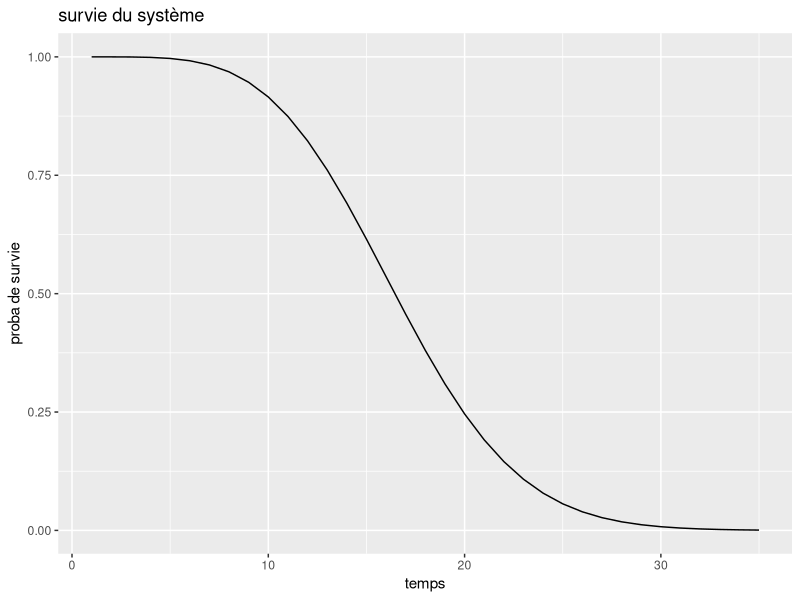
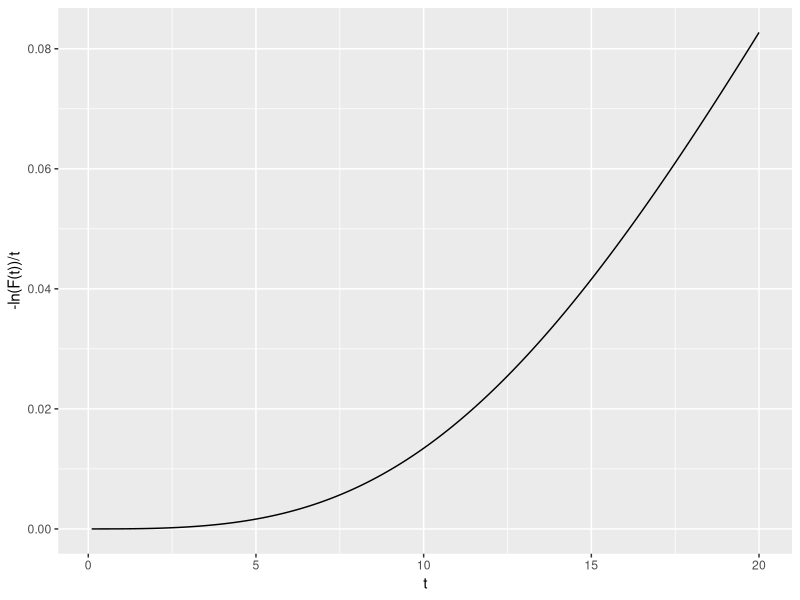
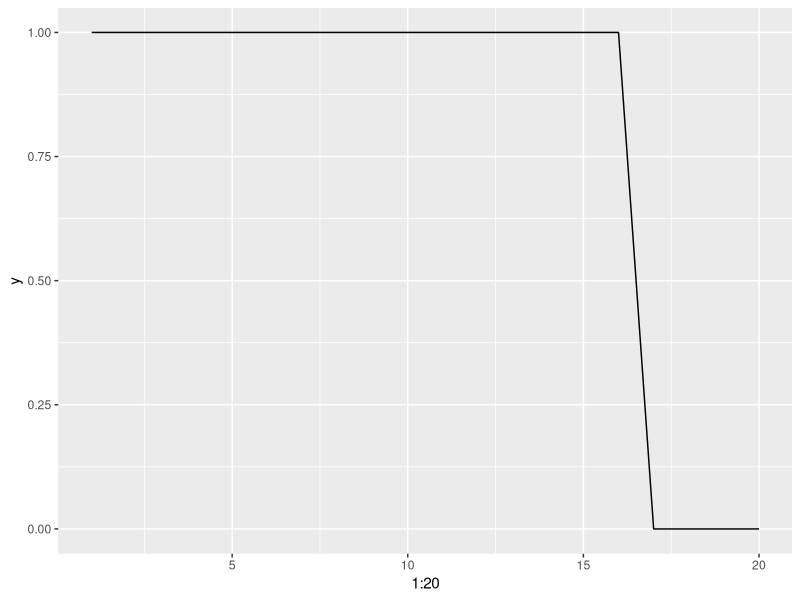
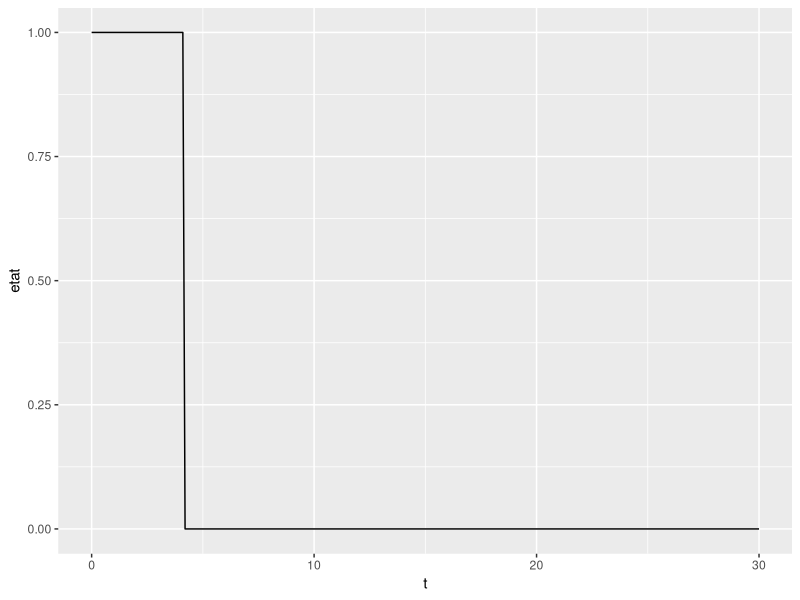
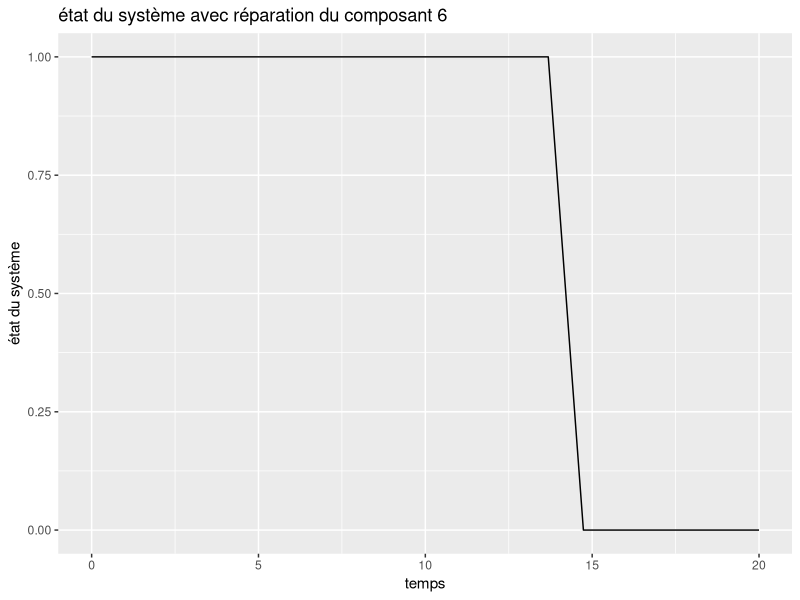

R code for these plots, in order: (Note: this script raises an error after producing the figures.)
library(magrittr)
library(dplyr)
library(ggplot2)

# TP 1 

## Question 1

phi <- function(x){
  rep <- ((x[3]*(1-(1-x[1])*(1-x[2]))*(1-(1-x[4])*(1-x[5])))+(1-x[3])*(1-(1-x[1]*x[4])*(1-x[2]*x[5])))*(1-(1-x[6]*x[7])*(1-x[8])*(1-x[9]))
  return(rep)
}

## Question 2

phi_function <- function(loi, lambda, beta, t){
  R1 <- 1-loi(t, shape = beta, scale = lambda)
  R2 <- 1-loi(t, shape = beta, scale = lambda)
  R3 <- 1-loi(t, shape = beta, scale = lambda)
  R4 <- 1-loi(t, shape = beta, scale = lambda)
  R5 <- 1-loi(t, shape = beta, scale = lambda)
  R6 <- 1-loi(t, shape = beta, scale = lambda)
  R7 <- 1-loi(t, shape = beta, scale = lambda)
  R8 <- 1-loi(t, shape = beta, scale = lambda)
  R9 <- 1-loi(t, shape = beta, scale = lambda)
  rep <- ((R3[t]*(1-(1-R1[t])*(1-R2[t]))*(1-(1-R4[t])*(1-R5[t])))+(1-R3[t])*(1-(1-R1[t]*R4[t])*(1-R2[t]*R5[t])))*(1-(1-R6[t]*R7[t])*(1-R8[t])*(1-R9[t]))
  return(rep)
}




## Question 3

# plot(phi_function(pweibull, 20, 2, 0:35), type = 'l')

g <- ggplot() +
  geom_line(aes(x = 1:35, y = phi_function(pweibull, 20, 2, 0:35))) +
  labs(title = "survie du système",
       x = "temps",
       y = "proba de survie")

g

## Question 4

# survie <- function(lambda, beta, t){
#   R1 <- 1-pweibull(t, shape = beta, scale = lambda)
#   R2 <- 1-pweibull(t, shape = beta, scale = lambda)
#   R3 <- 1-pweibull(t, shape = beta, scale = lambda)
#   R4 <- 1-pweibull(t, shape = beta, scale = lambda)
#   R5 <- 1-pweibull(t, shape = beta, scale = lambda)
#   R6 <- 1-pweibull(t, shape = beta, scale = lambda)
#   R7 <- 1-pweibull(t, shape = beta, scale = lambda)
#   R8 <- 1-pweibull(t, shape = beta, scale = lambda)
#   R9 <- 1-pweibull(t, shape = beta, scale = lambda)
#   rep <- -log(((R3[t]*(1-(1-R1[t])*(1-R2[t]))*(1-(1-R4[t])*(1-R5[t])))+(1-R3[t])*(1-(1-R1[t]*R4[t])*(1-R2[t]*R5[t])))*(1-(1-R6[t]*R7[t])*(1-R8[t])*(1-R9[t]))/t)
#   # rep <- -log(rep)/t
#   return(rep)
#   # rep <- -log(1 - phi_function(lambda, beta, t))/t
# }

survie <- function(lambda, beta, t){
  rep=NULL
  for(i in 1:length(t)){
    R1 <- 1-pweibull(t[i], shape = beta, scale = lambda)
    R2 <- 1-pweibull(t[i], shape = beta, scale = lambda)
    R3 <- 1-pweibull(t[i], shape = beta, scale = lambda)
    R4 <- 1-pweibull(t[i], shape = beta, scale = lambda)
    R5 <- 1-pweibull(t[i], shape = beta, scale = lambda)
    R6 <- 1-pweibull(t[i], shape = beta, scale = lambda)
    R7 <- 1-pweibull(t[i], shape = beta, scale = lambda)
    R8 <- 1-pweibull(t[i], shape = beta, scale = lambda)
    R9 <- 1-pweibull(t[i], shape = beta, scale = lambda)
    rep[i] <- -log(((R3*(1-(1-R1)*(1-R2))*(1-(1-R4)*(1-R5)))+(1-R3)*(1-(1-R1*R4)*(1-R2*R5)))*(1-(1-R6*R7)*(1-R8)*(1-R9)))/t[i]
  }
  return(rep)
}


# survie(20, 2, seq(0.1, 20, 0.1))

g <- ggplot() +
  geom_line(aes(x = seq(0.1, 20, 0.1), y = survie(20, 2, seq(0.1, 20, 0.1)))) +
  labs(x = "t",
       y = "-ln(F(t))/t")

g


# Question 5 
# simulation d'une loi de weibull avec la méthode des quantile. 

inverse_pweibull <- function(lambda, beta, u){
  rep <- lambda*(-(log(1-u)^(1/beta)))
  return(rep)
}

phi2 <- function(a, n, lambda, beta){
  t <- seq(0, a,length.out =n)
  y <- rep(0,n)
  u <- runif(9,0,1)
  x <- matrix(0, nrow = n, ncol = 9)
  
  for(i in 1:n){
    for(j in 1:9){
      if(t[i] < (lambda*(-log(u[j]))^(1/beta))){
        x[i,j] <- 1
      }
    }
    y[i] <- phi(x[i,])
  }
  return(y)
}
# phi2(4,20,2,1)
# plot(phi2(4,20,2,1),type="l")

g <- ggplot() +
  geom_line(aes(x = 1:20, y = phi2(4,20,2,1))) +
  labs(y = "y")

g

# Question 5 

# inverse_pweibull <- function(lambda, beta, u){
#   rep <- lambda*(-(log(1-u)^(1/beta)))
#   return(rep)
# }
# 
# phi2 <- function(lambda, beta, a, n){
#   u <- runif(9)
#   t <- seq(0, a, n)
#   x <- matrix(0, nrow = n, ncol = 9)
#   
#   for(i in 1:n){
#     for(j in 1:9){
#       if(t[i] < inverse_pweibull(lambda, beta, u)){
#         x[i,j] <- 1
#       }
#     }
#     rep[i] <- phi(x[i,])
#   }
# }

# Question 6

phi23 <- function(a, n, lambda, beta){
  t <- seq(0, a,length.out =n)
  y <- rep(0,n)
  u <- runif(9,0,1)
  x <- matrix(0, nrow = n, ncol = 9)
  for(i in 1:n){
    for(j in 1:9){
      if(t[i] < (lambda*(-log(u[j]))^(1/beta))){
        x[i,j] <- 1
      }
      
    }
    if (x[i,j]==0) { break }
    
  }
  return(i-1)
}
phi23(4,36,2,1)

# Question 7

n_realisation_T<-function(a, n, lambda, beta,ntot){
  vect=NULL
  for(i in 1:ntot){
    vect[i]=phi23(a, n, lambda, beta)
  }
  return(vect)
}
n_realisation_T(4,36,2,1,40)
sum(n_realisation_T(4,36,2,1,40))

mu=function(a, n, lambda, beta,ntot){
  v=n_realisation_T(a, n, lambda, beta,ntot)
  1/ntot*sum(v)
}
mu(4,36,2,1,40)

# Projet 2

## Question 1

phi <- function(x){
  rep <- (x[5]*((1-(1-x[1])*(1-x[2]))*(1-(1-x[3])*(1-x[4])))+(1-x[5])*(1-(1-x[1]*x[3])*(1-x[2]*x[4])))*x[6]*(1-(1-x[7]*x[10])*(1-x[8]*x[9]))
  return(rep)
}

# Question 2

lambda = 5
beta = 5
t <- seq(0, 30, 0.1)

simu_etat_systeme <- function(lambda, beta, t){
  X <- matrix(data = rep(0, 10*length(t)), ncol = 10, nrow = length(t))
  S <- rep(0,length(t))
  u <- runif(10, 0, 1)
  w <- rweibull(10, lambda, beta)
  max <- max(t)
  
  for(i in 1:length(t)){
    for(j in 1:10){
      if(t[i] < w[j]){
        X[i,j] <- 1
      }
    }
    S[i] <- phi(X[i,])
    if((S[i] == 0) && (S[i-1] == 1)){
      max <- t[i - 1]
    }
  }
  return(list(etat = S, last = max))
}

test <- simu_etat_systeme(lambda, beta, t)

g <- ggplot() +
  geom_line(aes(x = t, y = test[[1]])) +
  labs(x = "t",
       y = "etat")

g

# Simulation

simu_T <- function(n){
  n <- 100
  simu <- rep(-1, n)
  for(i in 1:n){
    simu[i] <- simu_etat_systeme(lambda, beta, t)[[2]]
  }
  return(simu)
}

n <- 100
simu <- simu_T(n)

esperance <- mean(simu)

confint <- c(mean(simu) - 1.96 * sd(simu)/sqrt(n), mean(simu) + 1.96 * sd(simu)/sqrt(n))

# code younes



# Exercice 3

# a <- 10
# n <- 100
# lambda <- 5
# beta <- 5
# inter <- 5
# t <- seq(0, a, length.out = n + 1)
# 
# phi2 <- function(a, n, lambda, beta, t, inter){
#   y <- rep(0,n)
#   u <- runif(10,0,1)
#   x <- matrix(0, nrow = n, ncol = 10)
#   p <- a/n*(1:n)*inter # p : vecteur qui contient les différents moments ou le méchanicien remet en marche la composante x[6]
#   # p ne donne pas ce que je veux
#   w <- rweibull(10, lambda, beta)
#   
#   for(i in 1:length(t)){
#     for(j in 1:10){
#       if(j == 6){
#         if(t[i] %in% p){
#           w[j] <- w[j] + t[i]
#         }
#       }
#       if(t[i] < w[j]){
#         x[i,j] <- 1
#       }
#     }
#     y[i] <- phi(x[i,])
#   }
#   return(y)
# }
# la fonction ne compile pas


# code camille

# Exercice 3
#  a

u=seq(0, 4,length.out =40)
# ----------------------------------------------------------------------------#
fonction_interval=function(n,inter,i){
  t=NULL
  d=NULL
  for (v in seq(1,n,inter)) {
    if(v==i){
      t[v]=1
    }
    else{
      t[v]=0
    }
  }
  t=t[!is.na(t)]
  t
  w=sum(t)
  if(w==0){
    d=0
  }
  else{
    d=1 
  }
  return(d)
}

fonction_interval(20,2,7)
seq(1,20,2)

#---------------------------------------------------------------------------#

phi2 <- function(a, n, lambda, beta,inter){
  t <- seq(0, a,length.out =n)
  y <- rep(0,n)
  u <- runif(10,0,1)
  x <- matrix(0, nrow = n, ncol = 10)
  
  for(i in 1:n){
    for(j in c(1,2,3,4,5,7,8,9,10)){
      if(t[i] < (lambda*(-log(u[j]))^(1/beta))){
        x[i,j] <- 1
      }
    }
  }
  d=0
  for(i in 1:n){
    if(t[i-d] < (lambda*(-log(u[6]))^(1/beta))){
      x[i,6] <- 1
    }
    if(fonction_interval(n,inter,i)==1 & x[i,6]==0){ 
      d <- i
      u[6] <- runif(1,0,1)
    }
  }
  # y[i] <- phi(x[i,])
  return(x)
}
(b=phi2(20,20,10,15,4))

phi3 <- function(a, n, lambda, beta,inter){
  y=NULL
  matrice=phi2(a, n, lambda, beta,inter)
  for (i in 1:n) {
    y[i]=phi(matrice[i,]) 
  }
  return(y)
}

a <- 20
n <- 20
lambda <- 15
beta <- 3
inter <- 7

(s=phi3(a,n,lambda,beta,inter))

g <- ggplot() +
  geom_line(aes(x = seq(0, a, length.out = n), y = phi3(a,n,lambda,beta,inter))) +
  labs(title = "état du système avec réparation du composant 6",
    x = "temps",
    y = "état du système")

g
#  b

#---   E(T)  ------------------------------------------------------

tp_i_de_panne <- function(a, n, lambda, beta,inter){
  y=NULL
  d=0
  matrice=phi2(a, n, lambda, beta,inter)
  for (i in 1:n) {
    y[i]=phi(matrice[i,]) 
  }
  for (i in n:1){
    if(y[i]==1 & i==n ){
      d=n
      break
    }
    if(y[i]==1){
      d=i+1
      break
    }
  }
  #  if(d==n){
  #    return("Pas de panne sur le temps T")
  #  }
  #  if(d<n & d>0){
  #    return(d)
  #  }
  return(d)
}
tp_i_de_panne(20,20,15,3,7)

nbtot_realisation_t=function(a, n, lambda, beta,inter,nbtot){
  vector=NULL
  for(i in 1:nbtot){
    vector[i]=tp_i_de_panne(a, n, lambda, beta,inter)
  }
  return(vector)
}
set.seed(1)
nbtot_realisation_t(20,20,15,3,7,100)

nbtot_realisation_t(20,20,15,3,7,8)

E_T=function(a, n, lambda, beta,inter,nbtot){
  t=nbtot_realisation_t(a, n, lambda, beta,inter,nbtot)
  moyenne=(1/nbtot)*sum(t)
  return(moyenne)
}
E_T(20,20,15,3,7,8)

#---   E(N)  ------------------------------------------------------

nb_intervention <- function(a, n, lambda, beta,inter){
  t <- seq(0, a,length.out =n)
  y <- rep(0,n)
  u <- runif(10,0,1)
  x <- matrix(0, nrow = n, ncol = 10)
  
  for(i in 1:n){
    for(j in c(1,2,3,4,5,7,8,9,10)){
      if(t[i] < (lambda*(-log(u[j]))^(1/beta))){
        x[i,j] <- 1
      }
    }
  }
  d=0
  intervention=0
  for(i in 1:n){
    if(t[i-d] < (lambda*(-log(u[6]))^(1/beta))){
      x[i,6] <- 1
    }
    if(fonction_interval(n,inter,i)==1){
      intervention <- intervention + 1
      if(x[i,6] == 0){
        d <- i
        u[6] <- runif(1,0,1)
      }
    }
  }
  return(intervention)
}
nb_intervention(20,20,15,3,7)


nb_realisation_intervention=function(a, n, lambda, beta,inter,nbtot){
  vector=NULL
  for(i in 1:nbtot){
    vector[i]=nb_intervention(a, n, lambda, beta,inter)
  }
  return(vector)
}

nb_realisation_intervention(20,20,15,3,7,7)

moyenne_intervention=function(a, n, lambda, beta,inter,nbtot){
  moyenne=(1/nbtot)*sum(nb_realisation_intervention(a, n, lambda, beta,inter,nbtot))
  return(moyenne)
}

moyenne_intervention(20,20,15,3,7,7)

recompense<-function(a, n, lambda, beta,inter,nbtot,cout,gain){
  r=gain*E_T(a, n, lambda, beta,inter,nbtot)-cout*moyenne_intervention(a, n, lambda, beta,inter,nbtot)
  return(r)
}
recompense(20,20,15,8,3,7,100,250)

a_val <- 200
n_val <- 200
lambda_val <- 15
beta_val <- 3
nbtot_val <- 100
cout_val <- 100
gain_val <- 250
inter=1

recompense<-function(inter,a=a_val, n=n_val, lambda=lambda_val, beta=beta_val,nbtot=nbtot_val,cout=cout_val,gain=gain_val){
  r=gain*E_T(a, n, lambda, beta,inter,nbtot)-cout*moyenne_intervention(a, n, lambda, beta,inter,nbtot)
  return(r)
}

recompense(1:20)
recompense(4)
solution=optimize(recompense,c(0, 200),maximum = TRUE)
solution
set.seed(1)
for(i in 1:n){
  y[i] <- recompense(i)
}
plot(y)
